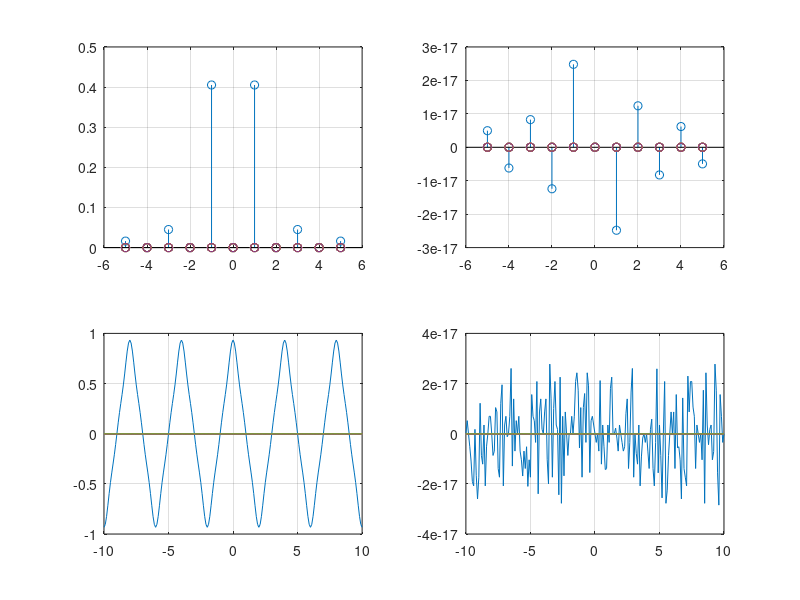

Write MATLAB code to recreate this figure.
Fs = 10;
dt = 1/Fs;
T = 4;
t = -10 : dt: 10;
k = -5:5;
nt = numel(t);
nk = numel(k);
a = zeros(nk);
x = zeros(nt);
for ik = 1:nk
    if k(ik) ~= 0
       a(ik) = -1j * (exp(1j * k(ik) * pi/2) * sin(k(ik) * pi/2))/ (k(ik)*k(ik)* pi*pi/4);
    end
end
for it = 1:nt
    sum = 0;
    for ik = 1:nk
        sum = sum + a(ik) * exp(1j * (ik - 6) * 2 * pi * t(it)/T);
    end
    x(it)= sum;
end 


subplot(2,2,1)
stem(k, real(a))
grid on;
subplot(2,2,2)
stem(k, imag(a))
grid on;
subplot(2,2,3)
plot(t, real(x))
grid on;
subplot(2,2,4)
plot(t, imag(x))
grid on;